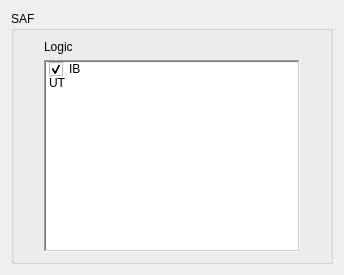
     <widget class="QWidget" name="page_SAF">
      <layout class="QVBoxLayout" name="verticalLayout_8">
       <item>
        <widget class="QGroupBox" name="Serial_Com0_2">
         <property name="font">
          <font>
           <weight>50</weight>
           <bold>false</bold>
          </font>
         </property>
         <property name="title">
          <string>SAF</string>
         </property>
         <property name="flat">
          <bool>true</bool>
         </property>
         <property name="checkable">
          <bool>false</bool>
         </property>
         <layout class="QVBoxLayout" name="verticalLayout_38">
          <property name="leftMargin">
           <number>30</number>
          </property>
          <property name="rightMargin">
           <number>30</number>
          </property>
          <item>
           <widget class="QLabel" name="label_39">
            <property name="text">
             <string>Logic</string>
            </property>
           </widget>
          </item>
          <item>
           <widget class="UpSelecQListWidget" name="Serial_Com0_Logic_Check_Item_2">
            <property name="frameShape">
             <enum>QFrame::WinPanel</enum>
            </property>
            <property name="frameShadow">
             <enum>QFrame::Sunken</enum>
            </property>
            <property name="selectionMode">
             <enum>QAbstractItemView::MultiSelection</enum>
            </property>
            <item>
             <property name="text">
              <string>IB</string>
             </property>
             <property name="checkState">
              <enum>Checked</enum>
             </property>
             <property name="icon">
              <iconset resource="../IDE.qrc">
               <normaloff>:/Menu/rc/Menu/chat.png</normaloff>:/Menu/rc/Menu/chat.png</iconset>
             </property>
            </item>
            <item>
             <property name="text">
              <string>UT</string>
             </property>
             <property name="checkState">
              <enum>Unchecked</enum>
             </property>
             <property name="icon">
              <iconset resource="../IDE.qrc">
               <normaloff>:/Menu/rc/Menu/chat.png</normaloff>:/Menu/rc/Menu/chat.png</iconset>
             </property>
            </item>
           </widget>
          </item>
         </layout>
        </widget>
       </item>
      </layout>
     </widget>
